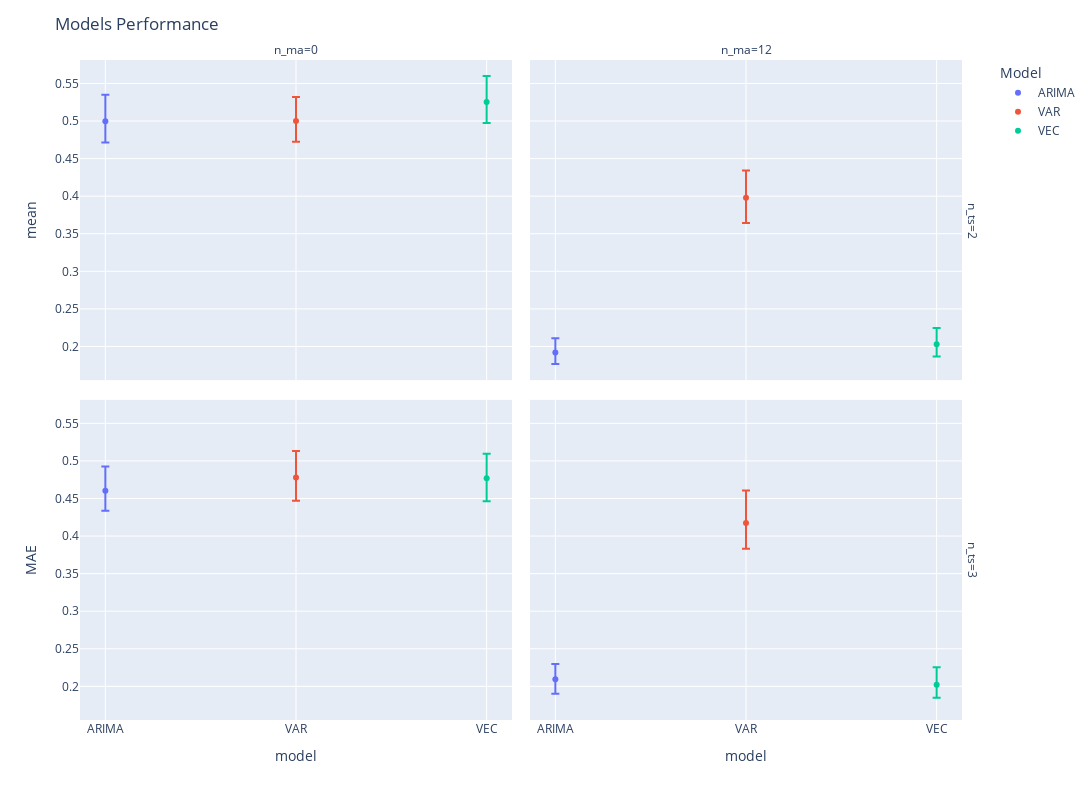

The cell this chart's notebook holds for it:
### Code cell
filter_select = (df.n_fold_ts==95) & (df.n_obs==250)
boot_df_ci_filter = df.loc[filter_select].copy()

fig = px.scatter(boot_df_ci_filter, x="model", y="mean", color="model", facet_col="n_ma",facet_row="n_ts",error_y="ci_sup",error_y_minus="ci_inf")
fig.update_layout(width=1200, height=800)
fig.update_layout(title="Models Performance",yaxis_title="MAE",legend_title="Model")
fig.show()

### Figure 1 — Plotly figure (JSON) as saved in the notebook; plotly's stock layout.template omitted (floating-point values rounded to 4 significant figures)
{"data": [{"error_y": {"array": [0.03522], "arrayminus": [0.02847]}, "hovertemplate": "model=%{x}<br>n_ts=2<br>n_ma=0<br>mean=%{y}<extra></extra>", "legendgroup": "ARIMA", "marker": {"color": "#636efa", "symbol": "circle"}, "mode": "markers", "name": "ARIMA", "orientation": "v", "showlegend": true, "type": "scatter", "x": ["ARIMA"], "xaxis": "x3", "y": [0.4998], "yaxis": "y3"}, {"error_y": {"array": [0.01881], "arrayminus": [0.01545]}, "hovertemplate": "model=%{x}<br>n_ts=2<br>n_ma=12<br>mean=%{y}<extra></extra>", "legendgroup": "ARIMA", "marker": {"color": "#636efa", "symbol": "circle"}, "mode": "markers", "name": "ARIMA", "orientation": "v", "showlegend": false, "type": "scatter", "x": ["ARIMA"], "xaxis": "x4", "y": [0.1919], "yaxis": "y4"}, {"error_y": {"array": [0.03231], "arrayminus": [0.02669]}, "hovertemplate": "model=%{x}<br>n_ts=3<br>n_ma=0<br>mean=%{y}<extra></extra>", "legendgroup": "ARIMA", "marker": {"color": "#636efa", "symbol": "circle"}, "mode": "markers", "name": "ARIMA", "orientation": "v", "showlegend": false, "type": "scatter", "x": ["ARIMA"], "xaxis": "x", "y": [0.4603], "yaxis": "y"}, {"error_y": {"array": [0.02019], "arrayminus": [0.01929]}, "hovertemplate": "model=%{x}<br>n_ts=3<br>n_ma=12<br>mean=%{y}<extra></extra>", "legendgroup": "ARIMA", "marker": {"color": "#636efa", "symbol": "circle"}, "mode": "markers", "name": "ARIMA", "orientation": "v", "showlegend": false, "type": "scatter", "x": ["ARIMA"], "xaxis": "x2", "y": [0.2095], "yaxis": "y2"}, {"error_y": {"array": [0.032], "arrayminus": [0.02747]}, "hovertemplate": "model=%{x}<br>n_ts=2<br>n_ma=0<br>mean=%{y}<extra></extra>", "legendgroup": "VAR", "marker": {"color": "#EF553B", "symbol": "circle"}, "mode": "markers", "name": "VAR", "orientation": "v", "showlegend": true, "type": "scatter", "x": ["VAR"], "xaxis": "x3", "y": [0.5], "yaxis": "y3"}, {"error_y": {"array": [0.03624], "arrayminus": [0.03349]}, "hovertemplate": "model=%{x}<br>n_ts=2<br>n_ma=12<br>mean=%{y}<extra></extra>", "legendgroup": "VAR", "marker": {"color": "#EF553B", "symbol": "circle"}, "mode": "markers", "name": "VAR", "orientation": "v", "showlegend": false, "type": "scatter", "x": ["VAR"], "xaxis": "x4", "y": [0.3979], "yaxis": "y4"}, {"error_y": {"array": [0.03511], "arrayminus": [0.03115]}, "hovertemplate": "model=%{x}<br>n_ts=3<br>n_ma=0<br>mean=%{y}<extra></extra>", "legendgroup": "VAR", "marker": {"color": "#EF553B", "symbol": "circle"}, "mode": "markers", "name": "VAR", "orientation": "v", "showlegend": false, "type": "scatter", "x": ["VAR"], "xaxis": "x", "y": [0.478], "yaxis": "y"}, {"error_y": {"array": [0.04353], "arrayminus": [0.03401]}, "hovertemplate": "model=%{x}<br>n_ts=3<br>n_ma=12<br>mean=%{y}<extra></extra>", "legendgroup": "VAR", "marker": {"color": "#EF553B", "symbol": "circle"}, "mode": "markers", "name": "VAR", "orientation": "v", "showlegend": false, "type": "scatter", "x": ["VAR"], "xaxis": "x2", "y": [0.4173], "yaxis": "y2"}, {"error_y": {"array": [0.0346], "arrayminus": [0.02781]}, "hovertemplate": "model=%{x}<br>n_ts=2<br>n_ma=0<br>mean=%{y}<extra></extra>", "legendgroup": "VEC", "marker": {"color": "#00cc96", "symbol": "circle"}, "mode": "markers", "name": "VEC", "orientation": "v", "showlegend": true, "type": "scatter", "x": ["VEC"], "xaxis": "x3", "y": [0.5253], "yaxis": "y3"}, {"error_y": {"array": [0.02147], "arrayminus": [0.01633]}, "hovertemplate": "model=%{x}<br>n_ts=2<br>n_ma=12<br>mean=%{y}<extra></extra>", "legendgroup": "VEC", "marker": {"color": "#00cc96", "symbol": "circle"}, "mode": "markers", "name": "VEC", "orientation": "v", "showlegend": false, "type": "scatter", "x": ["VEC"], "xaxis": "x4", "y": [0.203], "yaxis": "y4"}, {"error_y": {"array": [0.03231], "arrayminus": [0.03064]}, "hovertemplate": "model=%{x}<br>n_ts=3<br>n_ma=0<br>mean=%{y}<extra></extra>", "legendgroup": "VEC", "marker": {"color": "#00cc96", "symbol": "circle"}, "mode": "markers", "name": "VEC", "orientation": "v", "showlegend": false, "type": "scatter", "x": ["VEC"], "xaxis": "x", "y": [0.4771], "yaxis": "y"}, {"error_y": {"array": [0.0233], "arrayminus": [0.01727]}, "hovertemplate": "model=%{x}<br>n_ts=3<br>n_ma=12<br>mean=%{y}<extra></extra>", "legendgroup": "VEC", "marker": {"color": "#00cc96", "symbol": "circle"}, "mode": "markers", "name": "VEC", "orientation": "v", "showlegend": false, "type": "scatter", "x": ["VEC"], "xaxis": "x2", "y": [0.2019], "yaxis": "y2"}], "layout": {"annotations": [{"font": {}, "showarrow": false, "text": "n_ma=0", "x": 0.24, "xanchor": "center", "xref": "paper", "y": 1, "yanchor": "bottom", "yref": "paper"}, {"font": {}, "showarrow": false, "text": "n_ma=12", "x": 0.74, "xanchor": "center", "xref": "paper", "y": 1, "yanchor": "bottom", "yref": "paper"}, {"font": {}, "showarrow": false, "text": "n_ts=3", "textangle": 90, "x": 0.98, "xanchor": "left", "xref": "paper", "y": 0.2425, "yanchor": "middle", "yref": "paper"}, {"font": {}, "showarrow": false, "text": "n_ts=2", "textangle": 90, "x": 0.98, "xanchor": "left", "xref": "paper", "y": 0.7575, "yanchor": "middle", "yref": "paper"}], "height": 800, "legend": {"title": {"text": "Model"}, "tracegroupgap": 0}, "margin": {"t": 60}, "title": {"text": "Models Performance"}, "width": 1200, "xaxis": {"anchor": "y", "autorange": true, "categoryarray": ["ARIMA", "VAR", "VEC"], "categoryorder": "array", "domain": [0, 0.48], "range": [-0.1307, 2.131], "title": {"text": "model"}, "type": "category"}, "xaxis2": {"anchor": "y2", "autorange": true, "categoryarray": ["ARIMA", "VAR", "VEC"], "categoryorder": "array", "domain": [0.5, 0.98], "matches": "x", "range": [-0.1307, 2.131], "title": {"text": "model"}, "type": "category"}, "xaxis3": {"anchor": "y3", "autorange": true, "domain": [0, 0.48], "matches": "x", "range": [-0.1307, 2.131], "showticklabels": false, "type": "category"}, "xaxis4": {"anchor": "y4", "autorange": true, "domain": [0.5, 0.98], "matches": "x", "range": [-0.1307, 2.131], "showticklabels": false, "type": "category"}, "yaxis": {"anchor": "x", "autorange": true, "domain": [0, 0.485], "range": [0.1552, 0.5812], "title": {"text": "MAE"}, "type": "linear"}, "yaxis2": {"anchor": "x2", "autorange": true, "domain": [0, 0.485], "matches": "y", "range": [0.1552, 0.5812], "showticklabels": false, "type": "linear"}, "yaxis3": {"anchor": "x3", "autorange": true, "domain": [0.515, 1], "matches": "y", "range": [0.1552, 0.5812], "title": {"text": "mean"}, "type": "linear"}, "yaxis4": {"anchor": "x4", "autorange": true, "domain": [0.515, 1], "matches": "y", "range": [0.1552, 0.5812], "showticklabels": false, "type": "linear"}}}
